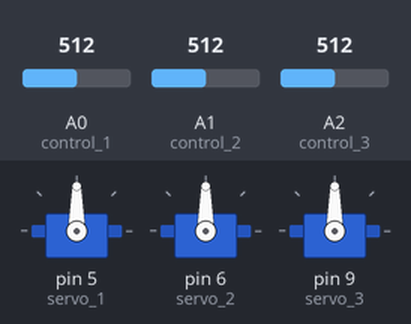
This sketch was run on a simulated Arduino Uno, built with avr-gcc and run on an emulated ATmega328P. Shown: 3 × servo. The test bench sets the inputs (shaded band); at power-on: A0 (control_1) = 512, A1 (control_2) = 512, A2 (control_3) = 512.

Above: at 1.2 s.
1.3 s: A0 (control_1) set to 716
At 2.5 s:
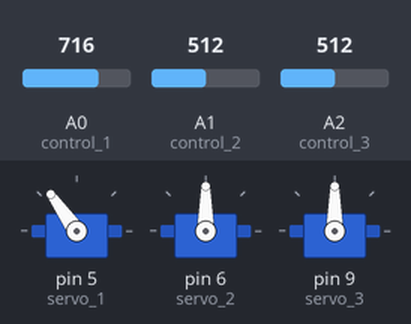
2.8 s: A1 (control_2) set to 716
At 3.6 s:
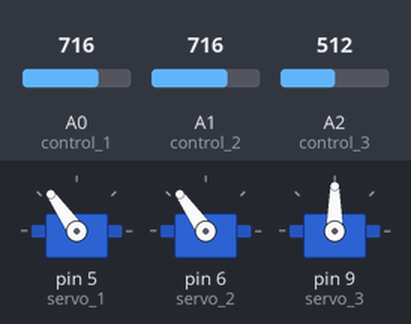
4.3 s: A2 (control_3) set to 716
At 4.7 s:
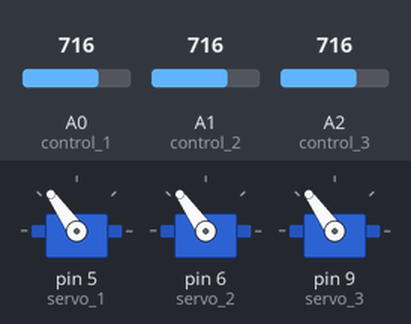
5.8 s: A0 (control_1) set to 900
At 7.0 s:
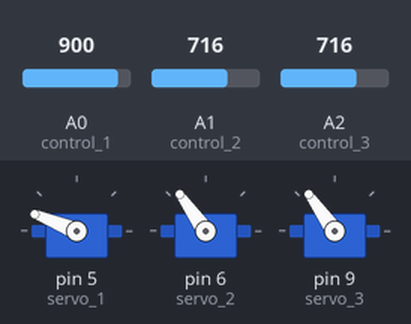
7.3 s: A1 (control_2) set to 900
At 8.2 s:
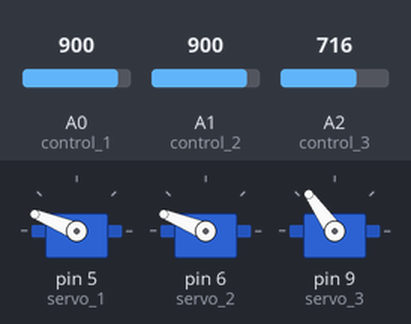
8.8 s: A2 (control_3) set to 900
At 9.4 s:
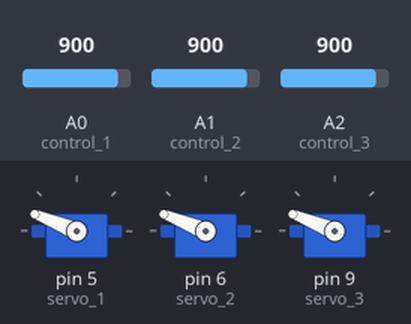
Timing chart, 0 to 11.3 s (numbered marks = the images above; inputs shaded):
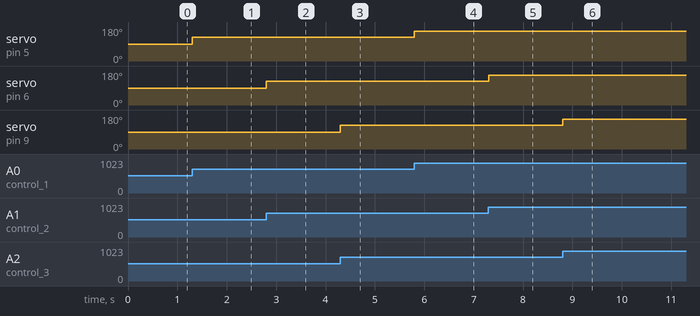

The sketch:

roboticArm_control.ino
```cpp
// Include the Servo Motor library
#include <Servo.h>

// Initialized the robotic arm joints (servo motors)
Servo servo_1;
Servo servo_2;
Servo servo_3;

// Initialize the potentiometer pins by attaching them to analog pins
int control_1 = A0;
int control_2 = A1;
int control_3 = A2;

// Variables to store the analog readings from potentiometers
int value_1;
int value_2;
int value_3;

void setup() {
  // Attached the joints (servo motors) to PWM pins
  servo_1.attach(5);
  servo_2.attach(6);
  servo_3.attach(9);
}

void loop() {
  // Read the analog value from potentiometer
  value_1 = analogRead(control_1);

  // Convert the range of the analog value (0 to 1023) to servo motor range (0 to 180)
  value_1 = map(value_1, 0, 1023, 0, 180);

  // Set servo motor angle based on the mapped value
  servo_1.write(value_1);


  // **same code explanation from above
  // Read analog values from potentiometer and map them to servo angles
  value_2 = analogRead(control_2);
  value_2 = map(value_2, 0, 1023, 0, 180);
  servo_2.write(value_2);

  // **same code explanation from above
  // Read analog values from potentiometer and map them to servo angles
  value_3 = analogRead(control_3);
  value_3 = map(value_3, 0, 1023, 0, 180);
  servo_3.write(value_3);
}
```

Measured:
- after the input at 1.3 s, servo on pin 5 (servo_1): 90° → 125° at once
- after the input at 2.8 s, servo on pin 6 (servo_2): 90° → 125° at once
- after the input at 4.3 s, servo on pin 9 (servo_3): 90° → 125° at once
- after the input at 5.8 s, servo on pin 5 (servo_1): 125° → 158° at once
- after the input at 7.3 s, servo on pin 6 (servo_2): 125° → 158° at once
- after the input at 8.8 s, servo on pin 9 (servo_3): 125° → 158° at once
